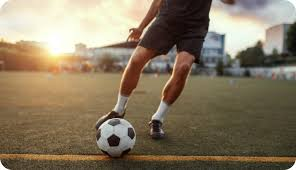
#> input picture img/soccer.jpg, 296 x 170 px
$ python 0327-otsuAlgorithm.py
#> lines starting #> are read from the running program, lines starting #| are printed output that depends on the picture; after the words box and inside, x2 and y2 are one past the last pixel; in counts of white or black regions, pixels touching at a corner belong together
import cv2 as cv
import sys

img = cv.imread('img/soccer.jpg')
#> img is the input picture: shape (170, 296, 3); mean B, G, R 97.8, 120.7, 135.2

t,bin_img = cv.threshold(img[:,:,0],0,255,cv.THRESH_BINARY+cv.THRESH_OTSU)
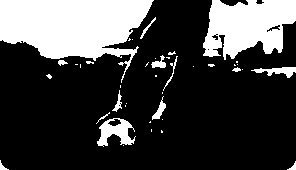
#> bin_img: shape (170, 296); 25.5% white; 40 white regions (26 under 20 px), largest, box (x1, y1, x2, y2) and area: (0, 0, 154, 83) 7311, (203, 0, 296, 60) 3961, (97, 118, 136, 147) 594
#> t = 131
print('오츄 알고리즘이 찾은 최적 임곗값=',t)
#| 오츄 알고리즘이 찾은 최적 임곗값= 131.0

cv.imshow('R channel', img[:,:,0])
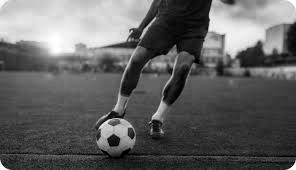
#> window 'R channel': shape (170, 296); min 0, max 255, mean 97.8
cv.imshow('R channel binarization', bin_img)

cv.waitKey()
cv.destroyAllWindows()

$ run again, with img/mine2.jpg copied over img/soccer.jpg
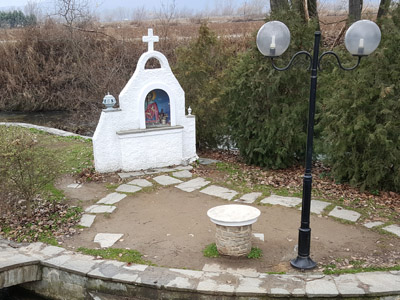
#> input picture img/mine2.jpg, 400 x 300 px
#> img is the input picture: shape (300, 400, 3); mean B, G, R 108.3, 121.1, 125.9
#> `t,bin_img = cv.threshold(img[:,:,0],0,255,cv.THRESH_BINARY+cv.THRESH_O..`:
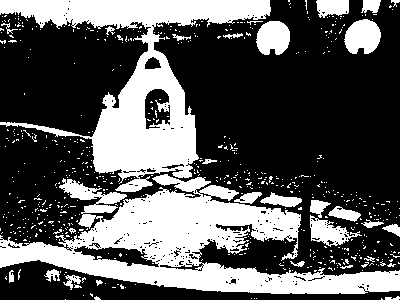
#> bin_img: shape (300, 400); 35% white; 619 white regions (588 under 20 px), largest, box (x1, y1, x2, y2) and area: (0, 174, 400, 294) 19719, (0, 0, 271, 192) 15318, (344, 19, 381, 54) 974
#> t = 125
#| 오츄 알고리즘이 찾은 최적 임곗값= 125.0
#> `cv.imshow('R channel', img[:,:,0])`:
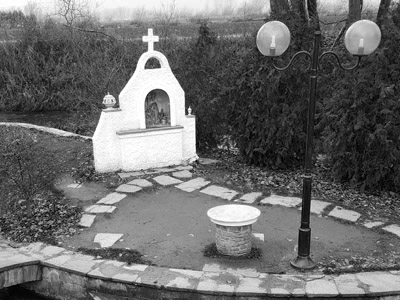
#> window 'R channel': shape (300, 400); min 0, max 255, mean 108.3

$ run again, with img/mine3.jpg copied over img/soccer.jpg
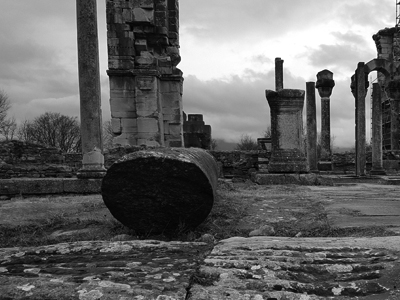
#> input picture img/mine3.jpg, 400 x 300 px
#> img is the input picture: shape (300, 400, 3); min 0, max 255, mean 100.1
#> `t,bin_img = cv.threshold(img[:,:,0],0,255,cv.THRESH_BINARY+cv.THRESH_O..`:
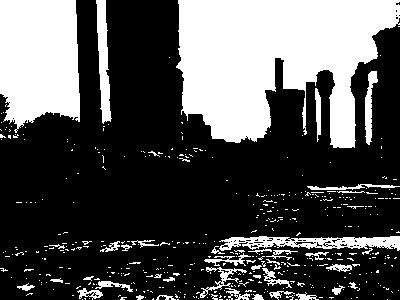
#> bin_img: shape (300, 400); 32.3% white; 468 white regions (426 under 20 px), largest, box (x1, y1, x2, y2) and area: (176, 0, 400, 148) 22163, (0, 0, 80, 133) 9113, (219, 236, 400, 251) 1577
#> t = 123
#| 오츄 알고리즘이 찾은 최적 임곗값= 123.0
